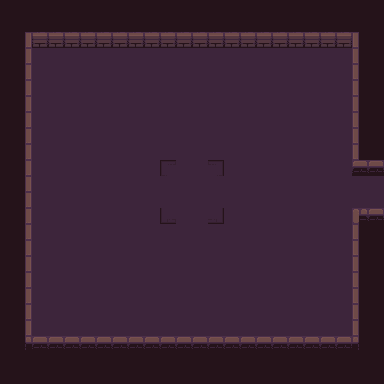

This is a level from a 2D game, rendered from its Tiled map with the project's own tilesets. A one-line summary and the complete map file follow:
An orthogonal 24x24 tile map with 16x16 px tiles, 3 tile layers (background, road, wall), 1 hidden layer not drawn and 1 object.

<map version="1.10" tiledversion="1.10.1" orientation="orthogonal" renderorder="right-down" width="24" height="24" tilewidth="16" tileheight="16" infinite="0" nextlayerid="6" nextobjectid="5">
 <tileset firstgid="1" source="Dungeon_Tileset.tsx" />
 <layer id="1" name="background" width="24" height="24">
  <data encoding="csv">
79,79,79,79,79,79,79,79,79,79,79,79,79,79,79,79,79,79,79,79,79,79,79,79,
79,79,79,79,79,79,79,79,79,79,79,79,79,79,79,79,79,79,79,79,79,79,79,79,
79,79,79,79,79,79,79,79,79,79,79,79,79,79,79,79,79,79,79,79,79,79,79,79,
79,79,79,79,79,79,79,79,79,79,79,79,79,79,79,79,79,79,79,79,79,79,79,79,
79,79,79,79,79,79,79,79,79,79,79,79,79,79,79,79,79,79,79,79,79,79,79,79,
79,79,79,79,79,79,79,79,79,79,79,79,79,79,79,79,79,79,79,79,79,79,79,79,
79,79,79,79,79,79,79,79,79,79,79,79,79,79,79,79,79,79,79,79,79,79,79,79,
79,79,79,79,79,79,79,79,79,79,79,79,79,79,79,79,79,79,79,79,79,79,79,79,
79,79,79,79,79,79,79,79,79,79,79,79,79,79,79,79,79,79,79,79,79,79,79,79,
79,79,79,79,79,79,79,79,79,79,79,79,79,79,79,79,79,79,79,79,79,79,79,79,
79,79,79,79,79,79,79,79,79,79,79,79,79,79,79,79,79,79,79,79,79,79,79,79,
79,79,79,79,79,79,79,79,79,79,79,79,79,79,79,79,79,79,79,79,79,79,79,79,
79,79,79,79,79,79,79,79,79,79,79,79,79,79,79,79,79,79,79,79,79,79,79,79,
79,79,79,79,79,79,79,79,79,79,79,79,79,79,79,79,79,79,79,79,79,79,79,79,
79,79,79,79,79,79,79,79,79,79,79,79,79,79,79,79,79,79,79,79,79,79,79,79,
79,79,79,79,79,79,79,79,79,79,79,79,79,79,79,79,79,79,79,79,79,79,79,79,
79,79,79,79,79,79,79,79,79,79,79,79,79,79,79,79,79,79,79,79,79,79,79,79,
79,79,79,79,79,79,79,79,79,79,79,79,79,79,79,79,79,79,79,79,79,79,79,79,
79,79,79,79,79,79,79,79,79,79,79,79,79,79,79,79,79,79,79,79,79,79,79,79,
79,79,79,79,79,79,79,79,79,79,79,79,79,79,79,79,79,79,79,79,79,79,79,79,
79,79,79,79,79,79,79,79,79,79,79,79,79,79,79,79,79,79,79,79,79,79,79,79,
79,79,79,79,79,79,79,79,79,79,79,79,79,79,79,79,79,79,79,79,79,79,79,79,
79,79,79,79,79,79,79,79,79,79,79,79,79,79,79,79,79,79,79,79,79,79,79,79,
79,79,79,79,79,79,79,79,79,79,79,79,79,79,79,79,79,79,79,79,79,79,79,79
</data>
 </layer>
 <layer id="2" name="road" width="24" height="24">
  <data encoding="csv">
0,0,0,0,0,0,0,0,0,0,0,0,0,0,0,0,0,0,0,0,0,0,0,0,
0,0,0,0,0,0,0,0,0,0,0,0,0,0,0,0,0,0,0,0,0,0,0,0,
0,0,0,0,0,0,0,0,0,0,0,0,0,0,0,0,0,0,0,0,0,0,0,0,
0,0,24,24,24,24,24,24,24,24,24,24,24,24,24,24,24,24,24,24,24,24,0,0,
0,0,24,24,24,24,24,24,24,24,24,24,24,24,24,24,24,24,24,24,24,24,0,0,
0,0,24,24,24,24,24,24,24,24,24,24,24,24,24,24,24,24,24,24,24,24,0,0,
0,0,24,24,24,24,24,24,24,24,24,24,24,24,24,24,24,24,24,24,24,24,0,0,
0,0,24,24,24,24,24,24,24,24,24,24,24,24,24,24,24,24,24,24,24,24,0,0,
0,0,24,24,24,24,24,24,24,24,24,24,24,24,24,24,24,24,24,24,24,24,0,0,
0,0,24,24,24,24,24,24,24,24,24,24,24,24,24,24,24,24,24,24,24,24,0,0,
0,0,24,24,24,24,24,24,24,24,12,24,24,15,24,24,24,24,24,24,24,24,0,0,
0,0,24,24,24,19,19,19,19,19,24,24,24,24,19,19,19,19,24,24,24,24,24,19,
0,0,24,24,24,19,19,19,19,19,24,24,24,24,19,19,19,19,19,24,24,24,24,19,
0,0,24,24,24,24,24,24,24,24,32,24,24,35,24,24,24,24,24,24,24,24,0,0,
0,0,24,24,24,24,24,24,24,24,24,19,19,24,24,24,24,24,24,24,24,24,0,0,
0,0,24,24,24,24,24,24,24,24,24,19,19,24,24,24,24,24,24,24,24,24,0,0,
0,0,24,24,24,24,24,24,24,24,24,19,19,24,24,24,24,24,24,24,24,24,0,0,
0,0,24,24,24,24,24,24,24,24,24,19,19,24,24,24,24,24,24,24,24,24,0,0,
0,0,24,24,24,24,24,24,24,24,24,19,19,24,24,24,24,24,24,24,24,24,0,0,
0,0,24,24,24,24,24,24,24,24,24,24,24,24,24,24,24,24,24,24,24,24,0,0,
0,0,24,24,24,24,24,24,24,24,24,24,24,24,24,24,24,24,24,24,24,24,0,0,
0,0,0,0,0,0,0,0,0,0,0,0,0,0,0,0,0,0,0,0,0,0,0,0,
0,0,0,0,0,0,0,0,0,0,0,0,0,0,0,0,0,0,0,0,0,0,0,0,
0,0,0,0,0,0,0,0,0,0,0,0,0,0,0,0,0,0,0,0,0,0,0,0
</data>
 </layer>
 <layer id="3" name="wall" width="24" height="24">
  <data encoding="csv">
0,0,0,0,0,0,0,0,0,0,0,0,0,0,0,0,0,0,0,0,0,0,0,0,
0,0,0,0,0,0,0,0,0,0,0,0,0,0,0,0,0,0,0,0,0,0,0,0,
0,11,2,2,2,2,2,2,2,2,2,2,2,2,2,2,2,2,2,2,2,2,16,0,
0,11,0,0,0,0,0,0,0,0,0,0,0,0,0,0,0,0,0,0,0,0,16,0,
0,11,0,0,0,0,0,0,0,0,0,0,0,0,0,0,0,0,0,0,0,0,16,0,
0,11,0,0,0,0,0,0,0,0,0,0,0,0,0,0,0,0,0,0,0,0,16,0,
0,11,0,0,0,0,0,0,0,0,0,0,0,0,0,0,0,0,0,0,0,0,16,0,
0,11,0,0,0,0,0,0,0,0,0,0,0,0,0,0,0,0,0,0,0,0,16,0,
0,11,0,0,0,0,0,0,0,0,0,0,0,0,0,0,0,0,0,0,0,0,16,0,
0,11,0,0,0,0,0,0,0,0,0,0,0,0,0,0,0,0,0,0,0,0,16,0,
0,11,0,0,0,0,0,0,0,0,0,0,0,0,0,0,0,0,0,0,0,0,42,42,
0,11,0,0,0,0,0,0,0,0,0,0,0,0,0,0,0,0,0,0,0,0,0,0,
0,11,0,0,0,0,0,0,0,0,0,0,0,0,0,0,0,0,0,0,0,0,0,0,
0,11,0,0,0,0,0,0,0,0,0,0,0,0,0,0,0,0,0,0,0,0,55,42,
0,11,0,0,0,0,0,0,0,0,0,0,0,0,0,0,0,0,0,0,0,0,16,0,
0,11,0,0,0,0,0,0,0,0,0,0,0,0,0,0,0,0,0,0,0,0,16,0,
0,11,0,0,0,0,0,0,0,0,0,0,0,0,0,0,0,0,0,0,0,0,16,0,
0,11,0,0,0,0,0,0,0,0,0,0,0,0,0,0,0,0,0,0,0,0,16,0,
0,11,0,0,0,0,0,0,0,0,0,0,0,0,0,0,0,0,0,0,0,0,16,0,
0,11,0,0,0,0,0,0,0,0,0,0,0,0,0,0,0,0,0,0,0,0,16,0,
0,11,0,0,0,0,0,0,0,0,0,0,0,0,0,0,0,0,0,0,0,0,16,0,
0,41,42,42,42,42,42,42,42,42,42,42,42,42,42,42,42,42,42,42,42,42,46,0,
0,0,0,0,0,0,0,0,0,0,0,0,0,0,0,0,0,0,0,0,0,0,0,0,
0,0,0,0,0,0,0,0,0,0,0,0,0,0,0,0,0,0,0,0,0,0,0,0
</data>
 </layer>
 <objectgroup id="5" name="object_layer">
  <object id="4" gid="24" x="176.063" y="193.523" width="16" height="16">
   <properties>
    <property name="npc" type="bool" value="true" />
    <property name="npc_id" type="int" value="10001" />
   </properties>
  </object>
 </objectgroup>
 <layer id="4" name="smog" width="24" height="24" visible="0">
  <data encoding="csv">
79,79,79,79,79,79,79,79,79,79,79,79,79,79,79,79,79,79,79,79,79,79,79,79,
79,79,79,79,79,79,79,79,79,79,79,79,79,79,79,79,79,79,79,79,79,79,79,79,
79,79,79,79,79,79,79,79,79,79,79,79,79,79,79,79,79,79,79,79,79,79,79,79,
79,79,79,79,79,79,79,79,79,79,79,79,79,79,79,79,79,79,79,79,79,79,79,79,
79,79,79,79,79,79,79,79,79,79,79,79,79,79,79,79,79,79,79,79,79,79,79,79,
79,79,79,79,79,79,79,79,79,79,79,79,79,79,79,79,79,79,79,79,79,79,79,79,
79,79,79,79,79,79,79,79,79,79,79,79,79,79,79,79,79,79,79,79,79,79,79,79,
79,79,79,79,79,79,79,79,79,79,79,79,79,79,79,79,79,79,79,79,79,79,79,79,
79,79,79,79,79,79,79,79,79,79,79,79,79,79,79,79,79,79,79,79,79,79,79,79,
79,79,79,79,79,79,79,79,79,79,79,79,79,79,79,79,79,79,79,79,79,79,79,79,
79,79,79,79,79,79,79,79,79,79,79,79,79,79,79,79,79,79,79,79,79,79,79,79,
79,79,79,79,79,79,79,79,79,79,79,79,79,79,79,79,79,79,79,79,79,79,79,79,
79,79,79,79,79,79,79,79,79,79,79,79,79,79,79,79,79,79,79,79,79,79,79,79,
79,79,79,79,79,79,79,79,79,79,79,79,79,79,79,79,79,79,79,79,79,79,79,79,
79,79,79,79,79,79,79,79,79,79,79,79,79,79,79,79,79,79,79,79,79,79,79,79,
79,79,79,79,79,79,79,79,79,79,79,79,79,79,79,79,79,79,79,79,79,79,79,79,
79,79,79,79,79,79,79,79,79,79,79,79,79,79,79,79,79,79,79,79,79,79,79,79,
79,79,79,79,79,79,79,79,79,79,79,79,79,79,79,79,79,79,79,79,79,79,79,79,
79,79,79,79,79,79,79,79,79,79,79,79,79,79,79,79,79,79,79,79,79,79,79,79,
79,79,79,79,79,79,79,79,79,79,79,79,79,79,79,79,79,79,79,79,79,79,79,79,
79,79,79,79,79,79,79,79,79,79,79,79,79,79,79,79,79,79,79,79,79,79,79,79,
79,79,79,79,79,79,79,79,79,79,79,79,79,79,79,79,79,79,79,79,79,79,79,79,
79,79,79,79,79,79,79,79,79,79,79,79,79,79,79,79,79,79,79,79,79,79,79,79,
79,79,79,79,79,79,79,79,79,79,79,79,79,79,79,79,79,79,79,79,79,79,79,79
</data>
 </layer>
</map>
